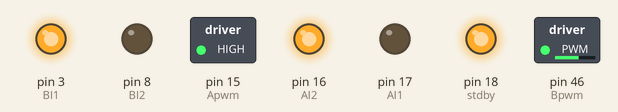
Recording of a sketch running on a simulated Arduino Mega 2560, built with avr-gcc and run on an emulated ATmega2560. Shown: switched loads named in the sketch (green lamp = pin HIGH), output pins drawn as LEDs (lit = HIGH).

Above: at 0.1 s.
Timing chart, 0 to 1.6 s (numbered marks = the images above):
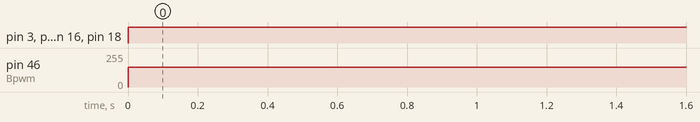

The sketch:

Motor_Encoder_PID_Synchronus.ino
```cpp
const int encoderA1 = 5;
const int encoderA2 = 6;
const int encoderB1 = 12;
const int encoderB2 = 11;

const int AI2 = 16;
const int AI1 = 17;
const int Apwm = 15;
const int BI2 = 8;
const int BI1 = 3;
const int Bpwm = 46;
int stdby = 18;

long aposi = 0;
long bposi = 0;
float unitLength = 22;
int width = 12;
int length =14; // 1 feet = 30.48 cm
float wheelCircumference = 14.5; // circumference = 2*pie*2.2 cm
int block = 374 * unitLength/wheelCircumference;
int speeda = 150;
int speedb = 150;

long previousTimeA = 0;
float ePreviousA = 0;
long previousTimeB = 0;
float ePreviousB = 0;
float kpa = 2.0;
float kda = 0.1;
float kpb = 2.0;
float kdb = 0.1;

int trigpinF = 40;
int echopinF = 37;
int trigpinL = 42;
int echopinL = 41;
int trigpinR = 36;
int echopinR = 35;

void setup() {
  Serial.begin(9600);

  pinMode(trigpinF,OUTPUT);
  pinMode(echopinF,INPUT);
  pinMode(trigpinL,OUTPUT);
  pinMode(echopinL,INPUT);
  pinMode(trigpinR,OUTPUT);
  pinMode(echopinR,INPUT);

  pinMode(stdby,OUTPUT);
  pinMode(AI1, OUTPUT);
  pinMode(AI2, OUTPUT);
  pinMode(Apwm,OUTPUT);
  pinMode(BI1, OUTPUT);
  pinMode(BI2, OUTPUT);
  pinMode(Bpwm,OUTPUT);
  pinMode(encoderA1, INPUT); // Set pin mode for encoderA1 (encoder A)
  pinMode(encoderA2, INPUT); // Set pin mode for encoderA2 (encoder B)
  pinMode(encoderB1, INPUT); // Set pin mode for encoderA1 (encoder A)
  pinMode(encoderB2, INPUT); // Set pin mode for encoderA2 (encoder B)
  attachInterrupt(digitalPinToInterrupt(encoderA1), handleEncoderA, RISING);
  attachInterrupt(digitalPinToInterrupt(encoderB1), handleEncoderB, RISING);
}

void loop() {

Left(90);
stop();
delay(5000);


}
void handleEncoderA() {
  int a = digitalRead(encoderA2); // Read the state of encoderA2 (encoder B)
  if (a > 0) {
    aposi++; // Increment position if encoderA2 is HIGH
  } else {
    aposi--; // Decrement position if encoderA2 is LOW
  }
}
void handleEncoderB() {
  int b = digitalRead(encoderB2); // Read the state of encoderA2 (encoder B)
  if (b > 0) {
    bposi++; // Increment position if encoderA2 is HIGH
  } else {
    bposi--; // Decrement position if encoderA2 is LOW
  }
}
void Forward(int length){
  digitalWrite(stdby,HIGH);
  int tolerance = 20 ;
  int atarget = aposi + length  ;
  int btarget = bposi + length;
  int aError = atarget - aposi;
  int bError = btarget - bposi;
  float aSpeed;
  float bSpeed;

  while(abs(aError) > tolerance || abs(bError) > tolerance) {
    aSpeed = pidControllerA(aError);
    bSpeed = pidControllerB(bError);
    digitalWrite(AI1, HIGH);
    digitalWrite(AI2, LOW);
    analogWrite(Apwm, constrain((int)fabs(aSpeed), 0, 180));
    digitalWrite(BI1, HIGH);
    digitalWrite(BI2, LOW);
    analogWrite(Bpwm, constrain((int)fabs(bSpeed), 0, 180));
    aError = atarget - aposi ;
    bError = btarget - bposi ;
  }
  stop();
}
void Backward(int length){
  digitalWrite(stdby,HIGH);
  int tolerance = 20 ;
  int atarget = aposi - length;
  int btarget = bposi - length;
  int aError = atarget - aposi;
  int bError = btarget - bposi;
  float aSpeed;
  float bSpeed;

  while(abs(aError) > tolerance || abs(bError) > tolerance) {
    aSpeed = pidControllerA(aError);
    bSpeed = pidControllerB(bError);
    digitalWrite(AI1, LOW);
    digitalWrite(AI2, HIGH);
    analogWrite(Apwm, constrain((int)fabs(aSpeed), 0, 180));
    digitalWrite(BI1, LOW);
    digitalWrite(BI2, HIGH);
    analogWrite(Bpwm, constrain((int)fabs(bSpeed), 0, 180));
    aError = atarget - aposi;
    bError = btarget - bposi ;
  }
  stop();
}
void Left(int angle) {
  digitalWrite(stdby, HIGH); // Enable the motor driver
  int tolerance = 20;

  float turningDistance = (PI * 9.4 * angle) / 360.0;
  int rotationDistance = 374 * turningDistance / wheelCircumference ;
  int atarget = aposi - rotationDistance; // Left wheel backward
  int btarget = bposi + rotationDistance; // Right wheel forward
  int aError = atarget - aposi;
  int bError = btarget - bposi;
  float aSpeed;
  float bSpeed;

  while (abs(aError) > tolerance || abs(bError) > tolerance) {
    aSpeed = pidControllerA(aError);
    bSpeed = pidControllerB(bError);
    digitalWrite(AI1, LOW);
    digitalWrite(AI2, HIGH);
    analogWrite(Apwm, constrain((int)fabs(aSpeed), 0, 150));
    digitalWrite(BI1, HIGH);
    digitalWrite(BI2, LOW);
    analogWrite(Bpwm, constrain((int)fabs(bSpeed), 0, 150));
    aError = atarget - aposi;
    bError = btarget - bposi;
  }
  stop();
}

void Right(int angle) {
  digitalWrite(stdby, HIGH); // Enable the motor driver
  int tolerance = 20;
  float turningDistance = (PI * 9.4 * angle) / 360.0;
  int rotationDistance = 374 * turningDistance / wheelCircumference ;

  int atarget = aposi + rotationDistance; // Left wheel forward
  int btarget = bposi - rotationDistance; // Right wheel backward
  int aError = atarget - aposi;
  int bError = btarget - bposi;
  float aSpeed;
  float bSpeed;

  while (abs(aError) > tolerance || abs(bError) > tolerance) {
    aSpeed = pidControllerA(aError);
    bSpeed = pidControllerB(bError);
    digitalWrite(AI1, HIGH);
    digitalWrite(AI2, LOW);
    analogWrite(Apwm, constrain((int)fabs(aSpeed), 0, 180));
    digitalWrite(BI1, LOW);
    digitalWrite(BI2, HIGH);
    analogWrite(Bpwm, constrain((int)fabs(bSpeed), 0, 180));
    aError = atarget - aposi;
    bError = btarget - bposi;
  }
  stop();
}

void stop(){
  digitalWrite(stdby,LOW);
}
void right() {
  digitalWrite(AI2, LOW);
  digitalWrite(AI1, HIGH);
  digitalWrite(BI2, HIGH);
  digitalWrite(BI1, LOW);
  digitalWrite(stdby, HIGH);
  analogWrite(Apwm,speeda);
  analogWrite(Bpwm,speedb);

}
void left() {
  digitalWrite(AI2, HIGH);
  digitalWrite(AI1, LOW);
  digitalWrite(BI2, LOW);
  digitalWrite(BI1, HIGH);
  digitalWrite(stdby, HIGH);
  analogWrite(Apwm,speeda);
  analogWrite(Bpwm,speedb);
}

float pidControllerA(int e) {
  long currentTimeA = micros();
  float deltaTA = ((float)(currentTimeA - previousTimeA)) / 1.0e6;
  float eDerivativeA = (e - ePreviousA) / deltaTA;
  float u = (kpa * e) + (kda * eDerivativeA) ;
  previousTimeA = currentTimeA;
  ePreviousA = e;
  return u;
}
float pidControllerB(int e) {
  long currentTimeB = micros();
  float deltaTB = ((float)(currentTimeB - previousTimeB)) / 1.0e6;
  float eDerivativeB = (e - ePreviousB) / deltaTB;
  float u = (kpb * e) + (kdb * eDerivativeB) ;
  previousTimeB = currentTimeB;
  ePreviousB = e;
  return u;
}
```

Measured:
- by itself, pin 3 (BI1), pin 15 (Apwm), pin 16 (AI2), pin 18 (stdby): LOW → HIGH at 0.00 s
- by itself, pin 46 (Bpwm): 0/255 → 150/255 at 0.00 s
